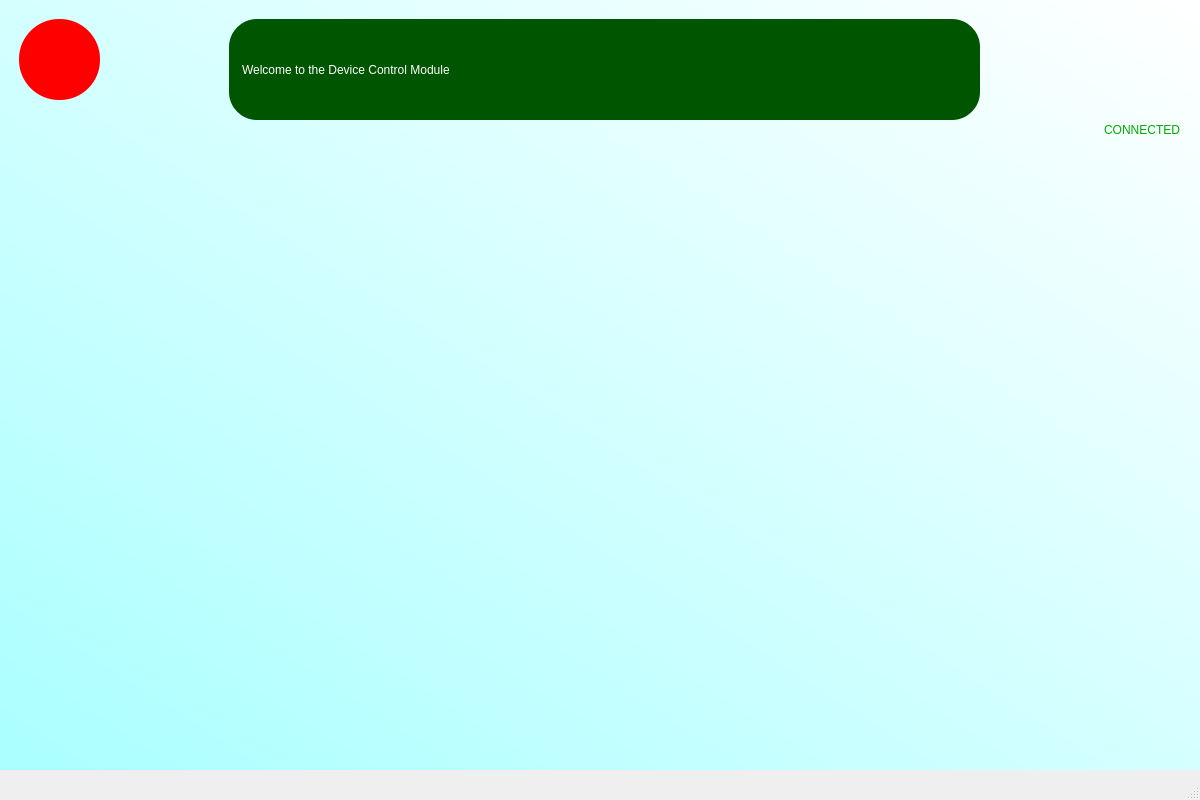
<?xml version="1.0" encoding="UTF-8"?>
<ui version="4.0">
 <class>MainWindow</class>
 <widget class="QMainWindow" name="MainWindow">
  <property name="geometry">
   <rect>
    <x>0</x>
    <y>0</y>
    <width>1200</width>
    <height>800</height>
   </rect>
  </property>
  <property name="windowTitle">
   <string>MainWindow</string>
  </property>
  <widget class="QWidget" name="centralwidget">
   <widget class="QWidget" name="bgWidget" native="true">
    <property name="geometry">
     <rect>
      <x>-1</x>
      <y>-1</y>
      <width>1201</width>
      <height>771</height>
     </rect>
    </property>
    <property name="styleSheet">
     <string notr="true">QWidget#bgWidget{
background-color: qlineargradient(spread:reflect, x1:0, y1:1, x2:1, y2:0.00568182, stop:0 rgba(170, 255, 255, 255), stop:1 rgba(255, 255, 255, 255))}</string>
    </property>
    <widget class="QLabel" name="mainTitle">
     <property name="geometry">
      <rect>
       <x>230</x>
       <y>20</y>
       <width>751</width>
       <height>101</height>
      </rect>
     </property>
     <property name="styleSheet">
      <string notr="true">background-color: rgb(0, 85, 0);
color: rgb(255, 255, 255);
font: 24pt &quot;Palatino Linotype&quot;;
padding:10px;
border-radius: 28px;
</string>
     </property>
     <property name="text">
      <string>Welcome to the Device Control Module</string>
     </property>
    </widget>
    <widget class="QPushButton" name="backButton">
     <property name="geometry">
      <rect>
       <x>20</x>
       <y>20</y>
       <width>81</width>
       <height>81</height>
      </rect>
     </property>
     <property name="cursor">
      <cursorShape>PointingHandCursor</cursorShape>
     </property>
     <property name="styleSheet">
      <string notr="true">QPushButton {
	background-color: rgb(255, 0, 0);
	font: 14pt &quot;MS Sans Serif&quot;;
	color: rgb(255, 255, 255);
	border-radius: 40px;
}

QPushButton:hover {
	background-color: rgb(255, 60, 60);
}</string>
     </property>
     <property name="text">
      <string/>
     </property>
     <property name="icon">
      <iconset>
       <normaloff>exit.png</normaloff>exit.png</iconset>
     </property>
     <property name="iconSize">
      <size>
       <width>35</width>
       <height>35</height>
      </size>
     </property>
    </widget>
    <widget class="QLabel" name="connectedStatusIcon">
     <property name="geometry">
      <rect>
       <x>1080</x>
       <y>25</y>
       <width>101</width>
       <height>91</height>
      </rect>
     </property>
     <property name="text">
      <string/>
     </property>
     <property name="textFormat">
      <enum>Qt::AutoText</enum>
     </property>
     <property name="pixmap">
      <pixmap>connected.png</pixmap>
     </property>
     <property name="scaledContents">
      <bool>true</bool>
     </property>
    </widget>
    <widget class="QLabel" name="connectedStatusText">
     <property name="geometry">
      <rect>
       <x>1030</x>
       <y>120</y>
       <width>151</width>
       <height>21</height>
      </rect>
     </property>
     <property name="styleSheet">
      <string notr="true">color:rgb(0, 170, 0);
font: 75 12pt &quot;MS Shell Dlg 2&quot;;
</string>
     </property>
     <property name="text">
      <string>CONNECTED</string>
     </property>
     <property name="alignment">
      <set>Qt::AlignRight|Qt::AlignTrailing|Qt::AlignVCenter</set>
     </property>
    </widget>
   </widget>
  </widget>
  <widget class="QMenuBar" name="menubar">
   <property name="geometry">
    <rect>
     <x>0</x>
     <y>0</y>
     <width>1200</width>
     <height>26</height>
    </rect>
   </property>
  </widget>
  <widget class="QStatusBar" name="statusbar"/>
 </widget>
 <resources/>
 <connections/>
</ui>
